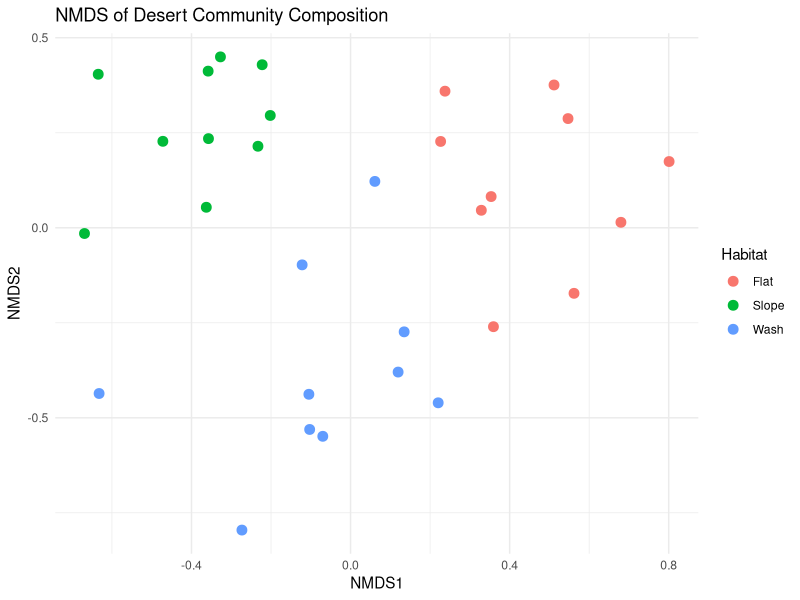

Recreate this plot in R.
# PERMANOVA & NMDS of Simulated Desert Communities
# -------------------------------------------------
# This script simulates desert species abundance data and associated
# environmental variables, then tests for community differences across
# habitat types using vegan::adonis2 (PERMANOVA). Results are exported
# using here::here() for reproducible file paths and an NMDS plot is
# generated to visualize habitat-based patterns.

# Load required packages
library(vegan)
library(ggplot2)
library(here)

# Ensure output directories exist
if (!dir.exists(here("data"))) dir.create(here("data"))
if (!dir.exists(here("plots"))) dir.create(here("plots"))

# -------------------------------------------------
# 1. Simulate community and environmental data
# -------------------------------------------------
set.seed(123)

n_sites <- 30
habitats <- factor(rep(c("Wash", "Slope", "Flat"), each = n_sites / 3))

# Species abundance matrix (sites x species)
community <- data.frame(
  Rattlesnake   = rpois(n_sites, ifelse(habitats == "Slope", 6, 2)),
  WhiptailLizard = rpois(n_sites, ifelse(habitats == "Wash", 5, 2)),
  Gecko          = rpois(n_sites, ifelse(habitats == "Flat", 4, 1)),
  CreosoteBush   = rpois(n_sites, ifelse(habitats == "Flat", 7, 3)),
  ChollaCactus   = rpois(n_sites, ifelse(habitats == "Slope", 5, 2))
)
rownames(community) <- paste0("Site", seq_len(n_sites))

# Environmental data frame
env <- data.frame(
  Site = rownames(community),
  Habitat = habitats,
  Elevation = round(rnorm(n_sites, 500 + as.numeric(habitats) * 20, 20), 1),
  Soil_Moisture = round(rnorm(n_sites, 10 - as.numeric(habitats), 2), 1)
)

# -------------------------------------------------
# 2. PERMANOVA test for habitat differences
# -------------------------------------------------
permanova_res <- adonis2(community ~ Habitat, data = env, method = "bray",
                        permutations = 999)
print(permanova_res)
# Interpretation: A significant p-value (< 0.05) indicates that community
# composition differs among habitats.

# Save PERMANOVA table to CSV
write.csv(as.data.frame(permanova_res),
          here("data", "permanova_results.csv"),
          row.names = FALSE)

# -------------------------------------------------
# 3. NMDS ordination with habitat coloring
# -------------------------------------------------
nmds <- metaMDS(community, distance = "bray", k = 2, trymax = 100)

scores_df <- as.data.frame(scores(nmds, display = "sites"))
scores_df$Habitat <- env$Habitat

nmds_plot <- ggplot(scores_df, aes(x = NMDS1, y = NMDS2, color = Habitat)) +
  geom_point(size = 3) +
  theme_minimal() +
  labs(title = "NMDS of Desert Community Composition",
       color = "Habitat")

# Save NMDS plot as PNG
ggsave(filename = here("plots", "nmds_habitat.png"), plot = nmds_plot,
       width = 6, height = 5, dpi = 300)
